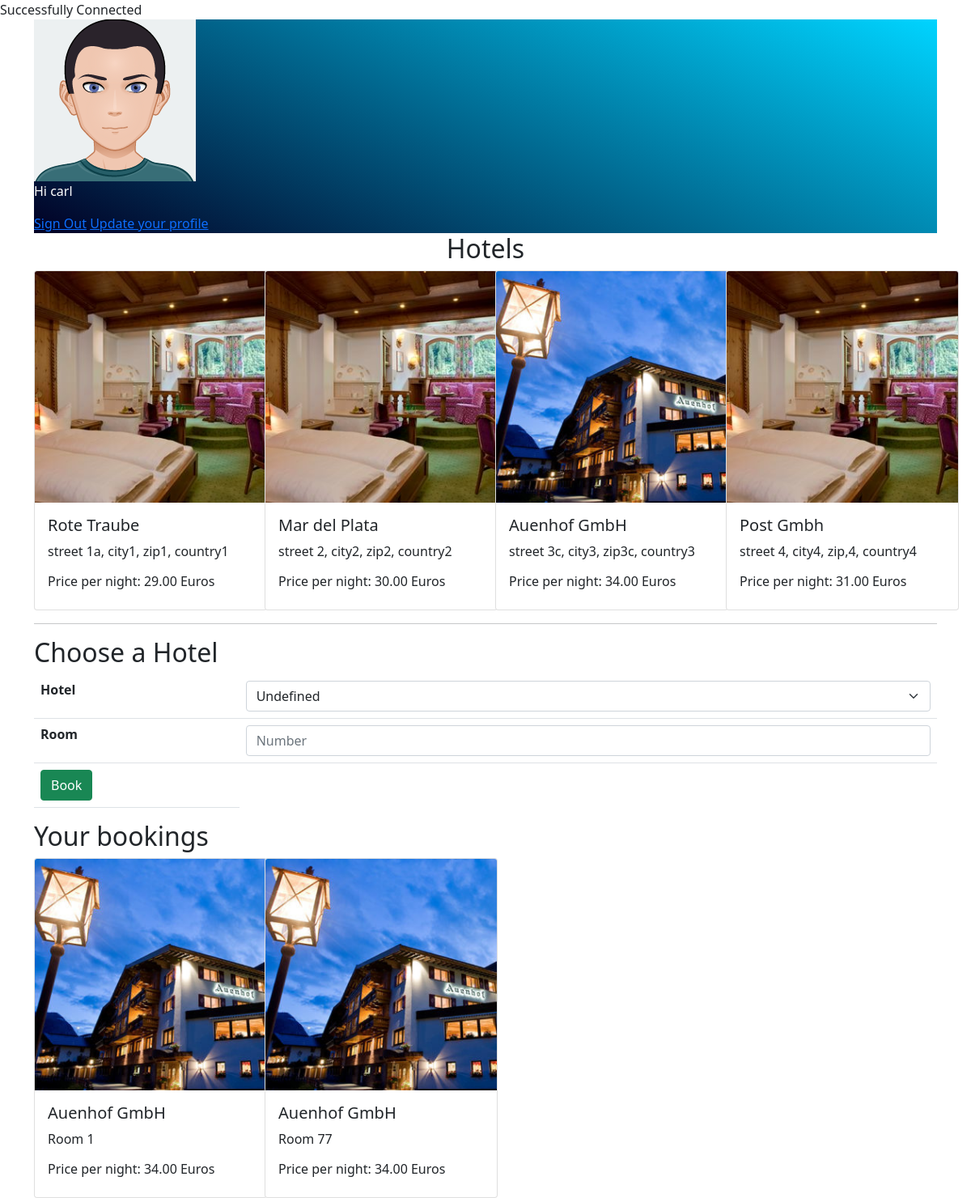
/hotel_booking_2/user/home.php (signed in), run on the app's committed database.
### tables this page shows
CREATE TABLE `user` (
  `u_id` int(5) NOT NULL,
  `f_name` varchar(255) NOT NULL,
  `s_name` varchar(255) NOT NULL,
  `password` varchar(255) NOT NULL,
  `date_of_birth` date NOT NULL,
  `email` varchar(255) NOT NULL,
  `u_picture` varchar(255) DEFAULT NULL,
  `status` varchar(4) NOT NULL DEFAULT 'user'
);

CREATE TABLE `hotels` (
  `hotel_id` int(5) NOT NULL,
  `hotel_name` varchar(255) NOT NULL,
  `address` varchar(255) NOT NULL,
  `price` decimal(13,2) NOT NULL,
  `picture` varchar(255) DEFAULT NULL,
  `roomnumb` int(3) NOT NULL
);

CREATE TABLE `bookings` (
  `book_id` int(5) NOT NULL,
  `fk_hotel_id` int(5) NOT NULL,
  `fk_u_id` int(5) NOT NULL,
  `room` int(3) NOT NULL
);

### hotel_booking_2/user/home.php (the view, shortened to what this page needs)
<?php
require_once '../components/db_connect.php';
$id = $_SESSION['user'];
$res = mysqli_query($connect, "SELECT * FROM user WHERE u_id=" . $_SESSION['user']);
$row = mysqli_fetch_array($res, MYSQLI_ASSOC);
$sql_hotels = "SELECT * FROM hotels";
$res_hotels = mysqli_query($connect, $sql_hotels);
$hotel_body = '';
if ($res_hotels->num_rows > 0) {
    while ($row2 = $res_hotels->fetch_array(MYSQLI_ASSOC)) {
        $hotel_body .= "<div class='col-12 colmd-6 col-lg-3'>
        <div class='card' style='width: 18rem;'>
            <img src='../pictures/" . $row2['picture'] . "' class='card-img-top' alt='Error'>
            <div class='card-body'>
                <h5 class='card-title'>" . $row2['hotel_name'] . "</h5>
                <p class='card-text'>" . $row2['address'] . "</p>
                <h6>Price per night: " . $row2['price'] . " Euros</h6>
            </div>
        </div>
    </div>";
    }
}
$sql6 = "SELECT * FROM bookings JOIN hotels ON bookings.fk_hotel_id=hotels.hotel_id WHERE fk_u_id=$id;";
$booking_bd = '';
$res6 = mysqli_query($connect, $sql6);
if ($res6->num_rows > 0) {
    while ($row6 = $res6->fetch_array(MYSQLI_ASSOC)) {
        $booking_bd .= "<div class='col-12 colmd-6 col-lg-3'>
         <div class='card' style='width: 18rem;'>
             <img src='../pictures/" . $row6['picture'] . "' class='card-img-top' alt='Error'>
             <div class='card-body'>
                 <h5 class='card-title'>" . $row6['hotel_name'] . "</h5>
                 <p class='card-text'> Room " . $row6['room'] . "</p>
                 <h6>Price per night: " . $row6['price'] . " Euros</h6>
             </div>
         </div>
     </div>";
    }
}
?>
<!DOCTYPE html>
<html lang="en">
<head>
    <?php require_once '../components/boot-css.php' ?>
</head>
<body>
    <div class="container">
        <div class="hero">
            <img class="userImage" src="../pictures/<?php echo $row['u_picture']; ?>" alt="<?php echo $row['f_name']; ?>">
            <p class="text-white">Hi <?php echo $row['f_name']; ?></p>
            <a href="logout.php?logout">Sign Out</a>
            <a href="update.php?id=<?php echo $_SESSION['user'] ?>">Update your profile</a>
        </div>
        <h2 class="text-center">Hotels</h2>
        <div class="row"><?= $hotel_body ?></div>
        <hr>
        <legend class='h2'>Choose a Hotel</legend>
        <form action="home.php" method="post" enctype="multipart/form-data">
            <table class='table'>
                <tr>
                    <th>Hotel</th>
                    <td>
                        <select class="form-select" name="hotels" aria-label="Default select example">
                            <option selected value='none'>Undefined</option>
                        </select>
                    </td>
                </tr>
                <tr>
                    <th>Room</th>
                    <td><input class='form-control' type="number" name="room" placeholder="Number" step="any" /></td>
                </tr>
                <tr>
                    <td><button class='btn btn-success' type="submit">Book</button></td>
                </tr>
            </table>
        </form>
        <div class="row">
            <h2>Your bookings</h2>
            <?= $booking_bd ?>
        </div>
    </div>
</body>
</html>

### hotel_booking_2/user/home.php (style rules this page uses)
.userImage { width: 200px; height: 200px; }
.hero { background: rgb(2, 0, 36); background: linear-gradient(24deg, rgba(2, 0, 36, 1) 0%, rgba(0, 212, 255, 1) 100%); }

### data on the page
user: u_picture (placeholder picture), f_name "carl"
hotels: picture (placeholder picture), hotel_name "Rote Traube", address "street 1a, city1, zip1, country1", price "29.00"
hotels: picture (placeholder picture), hotel_name "Mar del Plata", address "street 2, city2, zip2, country2", price "30.00"
hotels: picture (picture), hotel_name "Auenhof GmbH", address "street 3c, city3, zip3c, country3", price "34.00"
hotels: picture (placeholder picture), hotel_name "Post Gmbh", address "street 4, city4, zip,4, country4", price "31.00"
bookings: fk_hotel.picture (picture), fk_hotel.hotel_name "Auenhof GmbH", room "1", fk_hotel.price "34.00"
bookings: fk_hotel.picture (picture), fk_hotel.hotel_name "Auenhof GmbH", room "77", fk_hotel.price "34.00"
